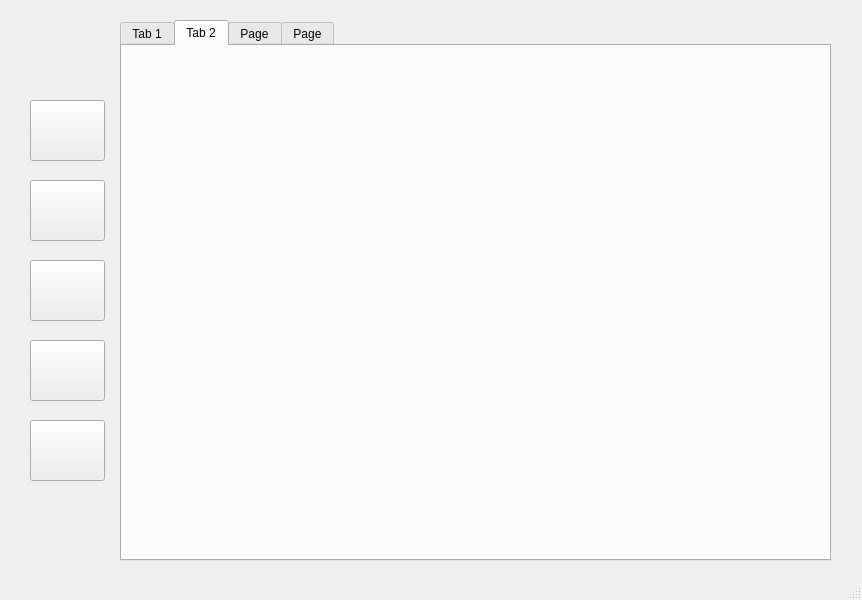
<?xml version="1.0" encoding="UTF-8"?>
<ui version="4.0">
 <class>MainWindow</class>
 <widget class="QMainWindow" name="MainWindow">
  <property name="geometry">
   <rect>
    <x>0</x>
    <y>0</y>
    <width>862</width>
    <height>600</height>
   </rect>
  </property>
  <property name="windowTitle">
   <string>MainWindow</string>
  </property>
  <widget class="QWidget" name="centralwidget">
   <widget class="QPushButton" name="pushButton">
    <property name="geometry">
     <rect>
      <x>30</x>
      <y>100</y>
      <width>75</width>
      <height>61</height>
     </rect>
    </property>
    <property name="text">
     <string/>
    </property>
    <property name="icon">
     <iconset resource="icons.qrc">
      <normaloff>:/icons/days.png</normaloff>:/icons/days.png</iconset>
    </property>
    <property name="iconSize">
     <size>
      <width>64</width>
      <height>64</height>
     </size>
    </property>
   </widget>
   <widget class="QPushButton" name="pushButton_2">
    <property name="geometry">
     <rect>
      <x>30</x>
      <y>180</y>
      <width>75</width>
      <height>61</height>
     </rect>
    </property>
    <property name="text">
     <string/>
    </property>
    <property name="icon">
     <iconset resource="icons.qrc">
      <normaloff>:/icons/books.png</normaloff>:/icons/books.png</iconset>
    </property>
    <property name="iconSize">
     <size>
      <width>64</width>
      <height>64</height>
     </size>
    </property>
   </widget>
   <widget class="QPushButton" name="pushButton_3">
    <property name="geometry">
     <rect>
      <x>30</x>
      <y>340</y>
      <width>75</width>
      <height>61</height>
     </rect>
    </property>
    <property name="text">
     <string/>
    </property>
    <property name="icon">
     <iconset resource="icons.qrc">
      <normaloff>:/icons/themes.png</normaloff>:/icons/themes.png</iconset>
    </property>
    <property name="iconSize">
     <size>
      <width>64</width>
      <height>64</height>
     </size>
    </property>
   </widget>
   <widget class="QPushButton" name="pushButton_4">
    <property name="geometry">
     <rect>
      <x>30</x>
      <y>260</y>
      <width>75</width>
      <height>61</height>
     </rect>
    </property>
    <property name="text">
     <string/>
    </property>
    <property name="icon">
     <iconset resource="icons.qrc">
      <normaloff>:/icons/users.png</normaloff>:/icons/users.png</iconset>
    </property>
    <property name="iconSize">
     <size>
      <width>64</width>
      <height>64</height>
     </size>
    </property>
   </widget>
   <widget class="QPushButton" name="pushButton_5">
    <property name="geometry">
     <rect>
      <x>30</x>
      <y>420</y>
      <width>75</width>
      <height>61</height>
     </rect>
    </property>
    <property name="text">
     <string/>
    </property>
    <property name="icon">
     <iconset resource="icons.qrc">
      <normaloff>:/icons/settings.png</normaloff>:/icons/settings.png</iconset>
    </property>
    <property name="iconSize">
     <size>
      <width>64</width>
      <height>64</height>
     </size>
    </property>
   </widget>
   <widget class="QTabWidget" name="tabWidget">
    <property name="geometry">
     <rect>
      <x>120</x>
      <y>20</y>
      <width>711</width>
      <height>541</height>
     </rect>
    </property>
    <property name="currentIndex">
     <number>1</number>
    </property>
    <widget class="QWidget" name="tab">
     <attribute name="title">
      <string>Tab 1</string>
     </attribute>
    </widget>
    <widget class="QWidget" name="tab_2">
     <attribute name="title">
      <string>Tab 2</string>
     </attribute>
    </widget>
    <widget class="QWidget" name="tab_3">
     <attribute name="title">
      <string>Page</string>
     </attribute>
    </widget>
    <widget class="QWidget" name="tab_4">
     <attribute name="title">
      <string>Page</string>
     </attribute>
    </widget>
   </widget>
  </widget>
  <widget class="QMenuBar" name="menubar">
   <property name="geometry">
    <rect>
     <x>0</x>
     <y>0</y>
     <width>862</width>
     <height>21</height>
    </rect>
   </property>
  </widget>
  <widget class="QStatusBar" name="statusbar"/>
 </widget>
 <resources>
  <include location="icons.qrc"/>
 </resources>
 <connections/>
</ui>
